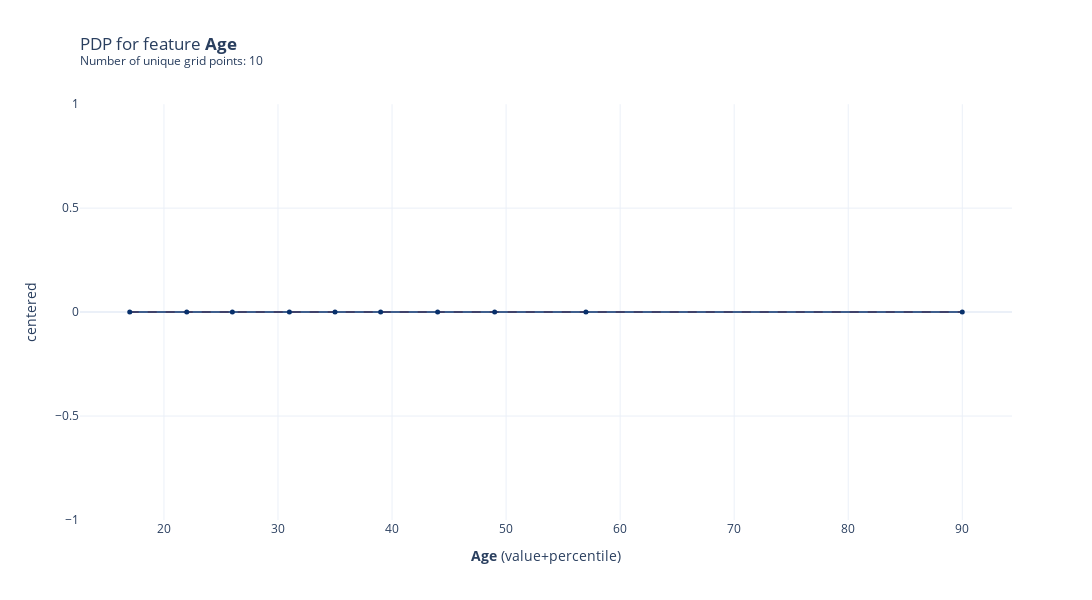

Notebook cell for this chart:
### Code cell
fig, axes = pdp_age_ss.plot(
    center=True,
    frac_to_plot=100,
    cluster=False,
    n_cluster_centers=None,
    cluster_method="accurate",
    plot_pts_dist=False,
    to_bins=False,
    show_percentile=True,
    which_classes=None,
    figsize=None,
    dpi=300,
    ncols=2,
    plot_params=None,
    engine="plotly",
    template="plotly_white",
)
fig

### Figure 1 — Plotly figure (JSON) as saved in the notebook; plotly's stock layout.template omitted (floating-point values rounded to 4 significant figures)
{"data": [{"hoverinfo": "none", "line": {"color": "rgba(227,238,248,0.8)"}, "mode": "lines", "type": "scatter", "x": [17, 22, 26, 31, 35, 39, 44, 49, 57, 90], "xaxis": "x", "y": [0, 0, 0, 0, 0, 0, 0, 0, 0, 0], "yaxis": "y"}, {"fill": "tonexty", "fillcolor": "rgba(227,238,248,0.8)", "hoverinfo": "none", "line": {"color": "rgba(227,238,248,0.8)"}, "mode": "lines", "type": "scatter", "x": [17, 22, 26, 31, 35, 39, 44, 49, 57, 90], "xaxis": "x", "y": [0, 0, 0, 0, 0, 0, 0, 0, 0, 0], "yaxis": "y"}, {"hoverinfo": "none", "line": {"color": "#E75438", "dash": "dash", "width": 1.5}, "mode": "lines", "type": "scatter", "x": [17, 22, 26, 31, 35, 39, 44, 49, 57, 90], "xaxis": "x", "y": [0, 0, 0, 0, 0, 0, 0, 0, 0, 0], "yaxis": "y"}, {"hovertemplate": "%{y}", "line": {"color": "rgba(8,48,107,1.0)", "width": 1.5}, "marker": {"color": "rgba(8,48,107,1.0)", "size": 5}, "mode": "lines+markers", "name": "pdp", "type": "scatter", "x": [17, 22, 26, 31, 35, 39, 44, 49, 57, 90], "xaxis": "x", "y": [0, 0, 0, 0, 0, 0, 0, 0, 0, 0], "yaxis": "y"}], "layout": {"height": 600, "showlegend": false, "title": {"text": "PDP for feature <b>Age</b> <br><sup>Number of unique grid points: 10</sup>", "x": 0, "xref": "paper"}, "width": 1200, "xaxis": {"anchor": "y", "domain": [0, 1], "title": {"text": "<b>Age</b> (value+percentile)"}}, "yaxis": {"anchor": "x", "domain": [0, 0.99], "title": {"text": "centered"}}}}
